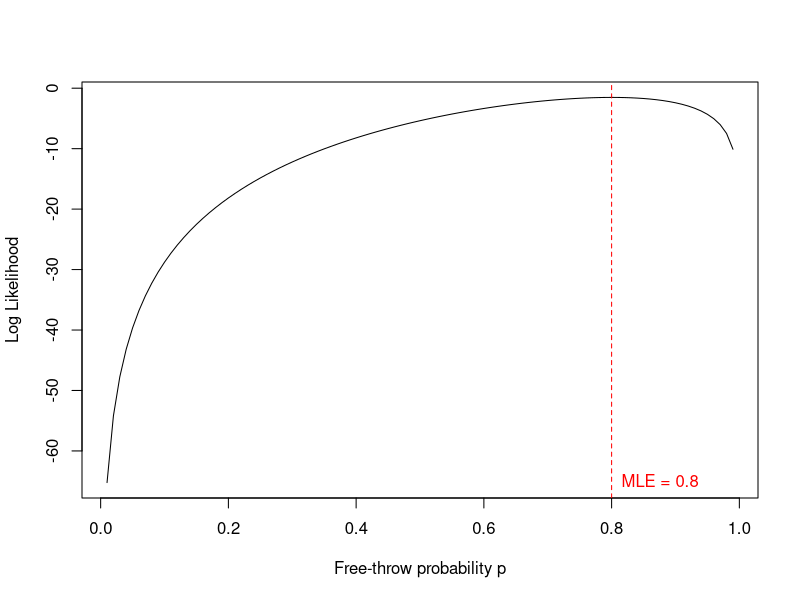

The R source for this figure:
#label===loglik
shots <- 20
made <- 16

pgrid <- seq(0.01, 0.99, by = 0.01)
loglike <- dbinom(made, size = shots, prob = pgrid, log = TRUE)
phat <- pgrid[which.max(loglike)]
#===end

## Save figure for the book build
pdf("images/chapter_6/loglik_binom.pdf", width = 6, height = 4)
#label===plotloglik
plot(pgrid, loglike, type = "l", xlab = "Free-throw probability p",
     ylab = "Log Likelihood")
abline(v = phat, lty = 2, col = "red")
text(phat, min(loglike), labels = paste0("MLE = ", round(phat, 2)),
     pos = 4, col = "red")
#===end
dev.off()
